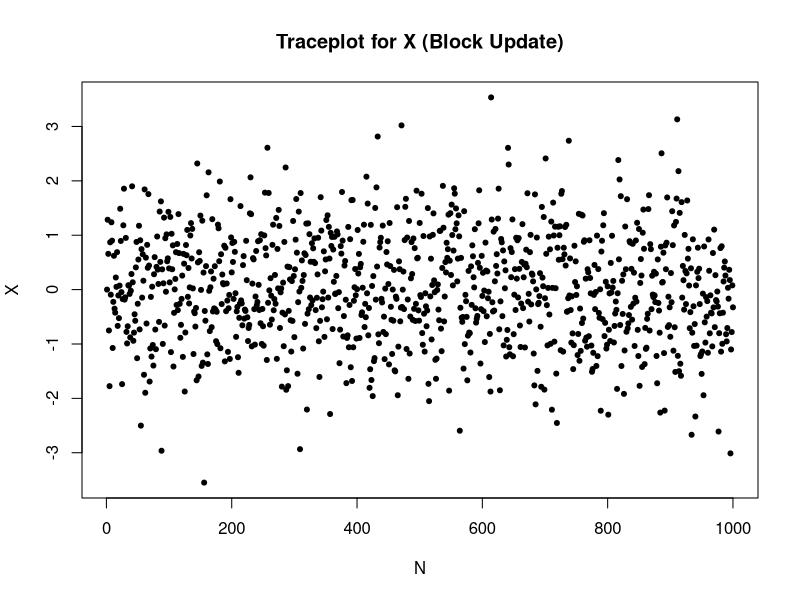
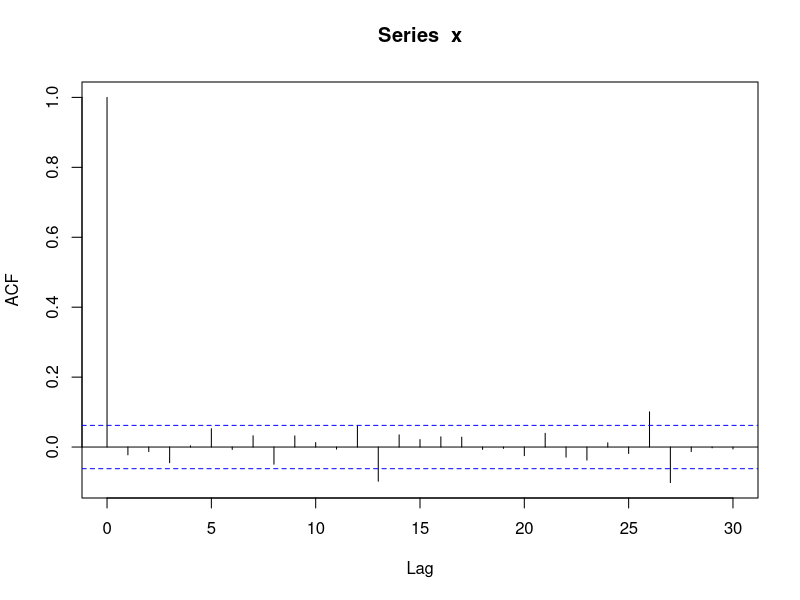

The R source for these figures, in order:
library(MASS)
N = 1000

xy.samp = matrix(rep(0,2*N), nrow=N, ncol=2, byrow=T)
colnames(xy.samp) = c("x","y")

z = rep(0,N)
z[1] = rnorm(1, mean = 0, sd = 0.98^0.5)

for(i in 2:N){
  xy.mean = c(0.1*z[i-1],0.1*z[i-1])
  xy.var = matrix(c(0.99,0.89,0.89,0.99), nrow=2, ncol=2, byrow = T)
  
  xy.samp[i,] = mvrnorm(1, xy.mean, xy.var)
  z[i] = rnorm(1, mean = 0.052632*xy.samp[i,1]+0.052632*xy.samp[i,2], sd = 0.98947^0.5)
}
x = xy.samp[,1]
y = xy.samp[,2]

png("traceblock.png")
plot(x, pch=20, xlab="N", ylab="X", main="Traceplot for X (Block Update)")
dev.off()

png("acfblock.png")
acf(x)
dev.off()